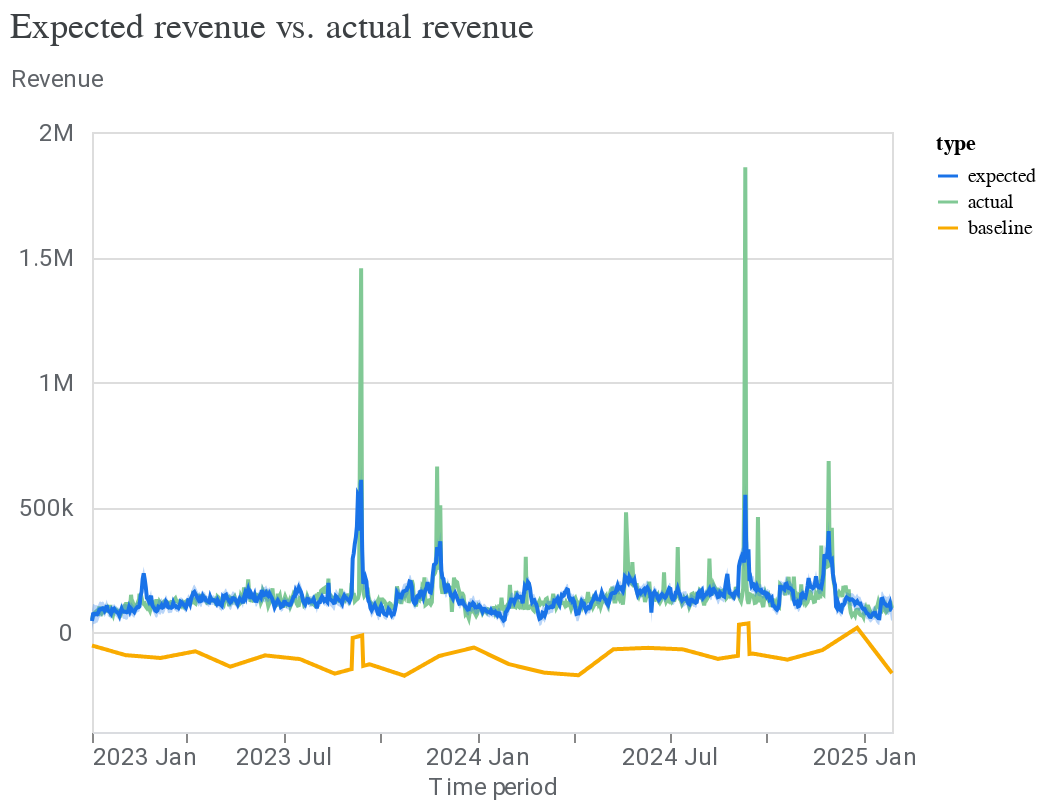

Here is the notebook cell this chart was saved with:
### Markdown cell above
2\. Assess the model's fit by comparing the expected sales against the actual sales.

### Code cell
model_fit = visualizer.ModelFit(mmm)
model_fit.plot_model_fit()

### Figure 1 — Vega-Lite specification as saved in the notebook (floating-point values rounded to 4 significant figures; data arrays with more than 128 entries replaced by an {"elided": "..."} marker saying what was removed)
{"config": {"view": {"continuousWidth": 300, "continuousHeight": 300}, "axis": {"labelColor": "#5F6368", "labelFont": "Roboto", "labelFontSize": 12, "titleColor": "#5F6368", "titleFont": "Roboto", "titleFontSize": 12, "titleFontWeight": "normal"}}, "layer": [{"mark": {"type": "line"}, "encoding": {"color": {"field": "type", "scale": {"domain": ["expected", "actual", "baseline"], "range": ["#1A73E8", "#81C995", "#F9AB00"]}, "type": "nominal"}, "x": {"axis": {"domainColor": "#DADCE0", "format": "%Y %b", "grid": false, "tickCount": 8}, "field": "time", "title": "Time period", "type": "temporal"}, "y": {"axis": {"domain": false, "labelExpr": "replace(format(datum.value, '.3~s'), 'G', 'B')", "labelPadding": 10, "tickCount": 5, "ticks": false, "titleAlign": "left", "titleAngle": 0, "titleY": -20}, "field": "mean", "title": "Revenue", "type": "quantitative"}}}, {"mark": {"type": "area", "opacity": 0.3}, "encoding": {"color": {"field": "type", "legend": null, "scale": {"domain": ["expected"], "range": ["#1A73E8"]}, "type": "nominal"}, "x": {"field": "time", "type": "temporal"}, "y": {"field": "ci_hi", "type": "quantitative"}, "y2": {"field": "ci_lo"}}}], "data": {"name": "data-6176822cc4ce13b710282596d04cd779"}, "resolve": {"scale": {"color": "independent"}}, "title": {"text": "Expected revenue vs. actual revenue", "anchor": "start", "color": "#3C4043", "font": "Google Sans Display", "fontSize": 18, "fontWeight": "normal", "offset": 10}, "width": 400, "$schema": "https://vega.github.io/schema/vega-lite/v5.20.1.json", "datasets": {"data-6176822cc4ce13b710282596d04cd779": {"elided": "2277 records"}}}
